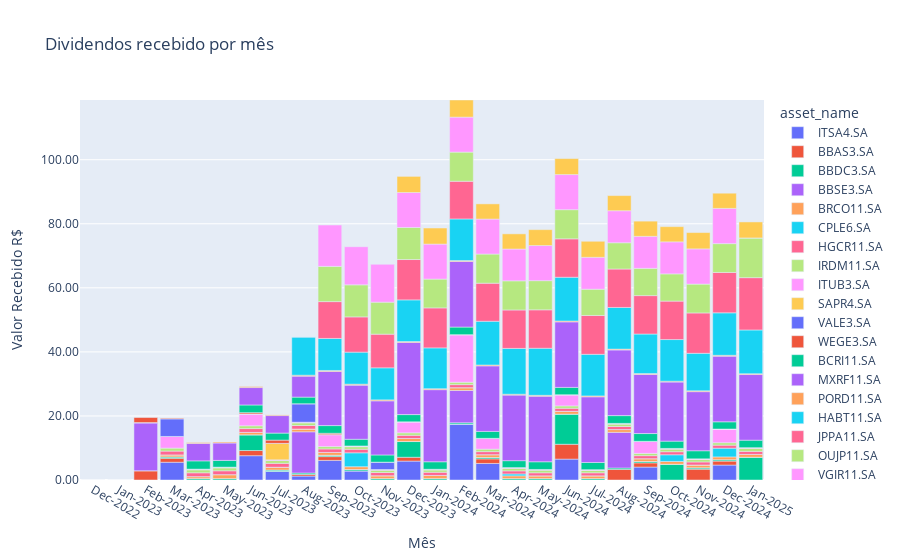

Notebook source saved alongside this figure:
### Markdown cell above
Dividendos

### Code cell
import plotly.graph_objs as go
import plotly.express as px
import pandas as pd
from datetime import datetime


## DIVIDENDOS
def create_periods_barras(qtd_periods_barras=24):
    data_hoje = datetime.now().strftime('%b-%Y')
    data_inicial = pd.to_datetime(data_hoje, format='%b-%Y')
    intervalo_datas = pd.date_range(end=data_inicial, periods=qtd_periods_barras, freq='ME')
    datas_formatadas = list(intervalo_datas.strftime('%b-%Y'))
    datas_formatadas.append(data_hoje)
    return pd.DataFrame([{'asset_name': '_',
                'mes': 0,
                'ano': 0,
                'dividends': 0,
                'mes-map': '-',
                'mes-ano':mes_ano} for mes_ano in datas_formatadas])

def plot_recebimentos_ativo_mes(df_historico_dividendos, target_receive_dividends=None, is_web=False):
    """
    Recebe: Dataframe de histórico de dividendos

    Retorna: plot com gráfico de barras dos dividendos recebidos no período
    """
    
    if isinstance(df_historico_dividendos, pd.DataFrame):

        df = df_historico_dividendos.copy()

        # Converter a coluna 'date_pagamento' para o tipo 'datetime'

        df['date'] = pd.to_datetime(df['date'])

        # Extrair o mês e o ano da coluna 'date' em duas novas colunas
        df['mes'] = df['date'].dt.month
        df['ano'] = df['date'].dt.year

        # Agregar os valores recebidos por ativo, mês e ano
        df_agregado = df.groupby(['asset_name', 'mes', 'ano'])['dividends_received_total'].sum().reset_index()

        # Mapear números de mês para os rótulos desejados
        mes_labels = {1: 'Jan', 2: 'Fev', 3: 'Mar', 4: 'Abr', 5: 'Mai', 6: 'Jun', 7: 'Jul', 8: 'Ago', 9: 'Set', 10: 'Out', 11: 'Nov', 12: 'Dez'}

        # Substituir os números de mês pelos rótulos
        df_agregado['mes-map'] = df_agregado['mes'].map(mes_labels)

        # df_agregado['mes-ano'] = df_agregado['mes-map'].astype(str) + "-" + df_agregado['ano'].astype(str)
        df_agregado['mes-ano'] = pd.to_datetime(df_agregado['ano'].astype(str) + df_agregado['mes'].astype(str), format='%Y%m')
        df_agregado['mes-ano'] = df_agregado['mes-ano'].dt.strftime('%b-%Y')

        df_agregado = pd.concat([df_agregado, create_periods_barras(qtd_periods_barras=17)], ignore_index=True)

    else:
        df_agregado = create_periods_barras(qtd_periods_barras=17)

    # Ordenar o DataFrame pela coluna 'mes' e 'ano'
    df_agregado.sort_values(by=["ano", "mes"], ascending=True, inplace=True)
    df_agregado = df_agregado[df_agregado['asset_name']!="_"]
    #df_agregado.reset_index(drop=True, inplace=True)
    # df_agregado.reset_index(drop=True, inplace=True)

    # Criar o gráfico de barras no Plotly
    
    fig = px.bar(df_agregado, x='mes-ano', y='dividends_received_total', color='asset_name',
                labels={'dividends_received_total': 'Valor Recebido R$', 'mes-ano': 'Mês'},
                title='Dividendos recebido por mês',
                category_orders={"mes-ano": df_agregado['mes-ano']}
                )
    espaco_entre_barras = 0.1
    fig.update_layout(
        bargap=espaco_entre_barras,
        yaxis_tickformat=".2f"  # Define o formato com duas casas decimais
        )

    # Adicionar linha horizontal para representar a meta
    if target_receive_dividends is not None:
        fig.add_shape(
            go.layout.Shape(
                type="line",
                x0=df_agregado['mes-ano'].iloc[0],
                x1=df_agregado['mes-ano'].iloc[-1],
                y0=target_receive_dividends,
                y1=target_receive_dividends,
                line=dict(color="red", width=2),
            )
        )
    
    
    # Adicionar rótulos de texto no topo de cada barra
    for i, row in df_agregado.groupby(['mes-ano'])['dividends_received_total'].sum().reset_index().iterrows():
        if row['dividends_received_total'] != 0:
            fig.add_annotation(
                go.layout.Annotation(
                    x=row['mes-ano'],
                    y=row['dividends_received_total'],
                    text='',  # f"R${row['recebidos']:.2f}",  # Exibe o valor com duas casas decimais
                    showarrow=False,
                    arrowhead=0,
                    ax=0,
                    ay=-30,
                    # yshift=10,
                    font=dict(size=14)
                    )
            )

    max = df_agregado.groupby(['mes-ano'])['dividends_received_total'].sum().max()
    
    fig.update_yaxes(range=[0, max])
    # fig.update_xaxes(tickangle=45)
    if is_web:
        return fig.to_html()
    
    return fig

list_asset = asset_list()
list_asset_symbol_per_id = {asset_data['symbol']:asset_data['id'] for asset_data in list_asset}
list_asset_id_per_symbol = {asset_data['id']:asset_data['symbol'] for asset_data in list_asset}
df_historico_dividendos["asset_name"] = df_historico_dividendos["asset_id"].apply(lambda x: list_asset_id_per_symbol.get(x, "Desconhecido"))
df_historico_dividendos["dividends_received_total"] = df_historico_dividendos["quantity"] * df_historico_dividendos["dividends"]

fig = plot_recebimentos_ativo_mes(df_historico_dividendos)

fig

### Figure 1 — Plotly figure (JSON) as saved in the notebook; plotly's stock layout.template omitted (floating-point values rounded to 4 significant figures; data arrays with more than 128 entries replaced by an {"elided": "..."} marker saying what was removed)
{"data": [{"alignmentgroup": "True", "hovertemplate": "asset_name=ITSA4.SA<br>Mês=%{x}<br>Valor Recebido R$=%{y}<extra></extra>", "legendgroup": "ITSA4.SA", "marker": {"color": "#636efa", "pattern": {"shape": ""}}, "name": "ITSA4.SA", "offsetgroup": "ITSA4.SA", "orientation": "v", "showlegend": true, "textposition": "auto", "type": "bar", "x": ["Dec-2022", "Jan-2023", "Feb-2023", "Mar-2023", "Apr-2023", "May-2023", "Jun-2023", "Jul-2023", "Aug-2023", "Sep-2023", "Oct-2023", "Nov-2023", "Dec-2023", "Jan-2024", "Feb-2024", "Mar-2024", "Apr-2024", "May-2024", "Jun-2024", "Jul-2024", "Aug-2024", "Sep-2024", "Oct-2024", "Nov-2024", "Dec-2024", "Jan-2025"], "xaxis": "x", "y": [0, 0, 0, 5.546, 0, 0, 7.587, 2.698, 1.238, 6.129, 2.845, 0, 5.905, 0, 17.43, 5.166, 0, 0, 6.525, 0, 0, 4.038, 0, 0, 4.67, 0], "yaxis": "y"}, {"alignmentgroup": "True", "hovertemplate": "asset_name=BBAS3.SA<br>Mês=%{x}<br>Valor Recebido R$=%{y}<extra></extra>", "legendgroup": "BBAS3.SA", "marker": {"color": "#EF553B", "pattern": {"shape": ""}}, "name": "BBAS3.SA", "offsetgroup": "BBAS3.SA", "orientation": "v", "showlegend": true, "textposition": "auto", "type": "bar", "x": ["Feb-2023", "Mar-2023", "Apr-2023", "May-2023", "Jun-2023", "Jul-2023", "Aug-2023", "Sep-2023", "Oct-2023", "Nov-2023", "Dec-2023", "Jan-2024", "Feb-2024", "Mar-2024", "Apr-2024", "May-2024", "Jun-2024", "Jul-2024", "Aug-2024", "Sep-2024", "Oct-2024", "Nov-2024", "Dec-2024", "Jan-2025"], "xaxis": "x", "y": [2.894, 1.232, 0, 0, 1.616, 0, 0.514, 1.17, 0, 0, 1.198, 0, 0, 1.435, 0, 0, 4.635, 0, 3.323, 1.306, 0, 3.383, 1.235, 0], "yaxis": "y"}, {"alignmentgroup": "True", "hovertemplate": "asset_name=BBDC3.SA<br>Mês=%{x}<br>Valor Recebido R$=%{y}<extra></extra>", "legendgroup": "BBDC3.SA", "marker": {"color": "#00cc96", "pattern": {"shape": ""}}, "name": "BBDC3.SA", "offsetgroup": "BBDC3.SA", "orientation": "v", "showlegend": true, "textposition": "auto", "type": "bar", "x": ["Feb-2023", "Mar-2023", "Apr-2023", "May-2023", "Jun-2023", "Jul-2023", "Aug-2023", "Sep-2023", "Oct-2023", "Nov-2023", "Dec-2023", "Jan-2024", "Feb-2024", "Mar-2024", "Apr-2024", "May-2024", "Jun-2024", "Jul-2024", "Aug-2024", "Sep-2024", "Oct-2024", "Nov-2024", "Dec-2024", "Jan-2025"], "xaxis": "x", "y": [0, 0.4313, 0.4313, 0.4313, 4.906, 0.4313, 0.4313, 0.4313, 0.4313, 0.4313, 4.906, 0.4313, 0.4313, 0.4313, 0.4313, 0.4313, 9.41, 0.4313, 0.4313, 0.4313, 4.921, 0.4313, 0.4313, 7.113], "yaxis": "y"}, {"alignmentgroup": "True", "hovertemplate": "asset_name=BBSE3.SA<br>Mês=%{x}<br>Valor Recebido R$=%{y}<extra></extra>", "legendgroup": "BBSE3.SA", "marker": {"color": "#ab63fa", "pattern": {"shape": ""}}, "name": "BBSE3.SA", "offsetgroup": "BBSE3.SA", "orientation": "v", "showlegend": true, "textposition": "auto", "type": "bar", "x": ["Feb-2023", "Mar-2023", "Apr-2023", "May-2023", "Jun-2023", "Jul-2023", "Aug-2023", "Sep-2023", "Oct-2023", "Nov-2023", "Dec-2023", "Jan-2024", "Feb-2024", "Mar-2024", "Apr-2024", "May-2024", "Jun-2024", "Jul-2024", "Aug-2024", "Sep-2024", "Oct-2024", "Nov-2024", "Dec-2024", "Jan-2025"], "xaxis": "x", "y": [15.03, 0, 0, 0, 0, 0, 12.86, 0, 0, 0, 0, 0, 10.09, 0, 0, 0, 0, 0, 11.13, 0, 0, 0, 0, 0], "yaxis": "y"}, {"alignmentgroup": "True", "hovertemplate": "asset_name=BRCO11.SA<br>Mês=%{x}<br>Valor Recebido R$=%{y}<extra></extra>", "legendgroup": "BRCO11.SA", "marker": {"color": "#FFA15A", "pattern": {"shape": ""}}, "name": "BRCO11.SA", "offsetgroup": "BRCO11.SA", "orientation": "v", "showlegend": true, "textposition": "auto", "type": "bar", "x": ["Feb-2023", "Mar-2023", "Apr-2023", "May-2023", "Jun-2023", "Jul-2023", "Aug-2023", "Sep-2023", "Oct-2023", "Nov-2023", "Dec-2023", "Jan-2024", "Feb-2024", "Mar-2024", "Apr-2024", "May-2024", "Jun-2024", "Jul-2024", "Aug-2024", "Sep-2024", "Oct-2024", "Nov-2024", "Dec-2024", "Jan-2025"], "xaxis": "x", "y": [0, 0.6198, 0.6198, 1.24, 0.7498, 0.8698, 0.8698, 0.8698, 0.8698, 0.8998, 0.9497, 0.9897, 0.8698, 0.8698, 0.87, 0.87, 0.87, 0.87, 0.87, 0.87, 0.87, 0.87, 0.87, 0.87], "yaxis": "y"}, {"alignmentgroup": "True", "hovertemplate": "asset_name=CPLE6.SA<br>Mês=%{x}<br>Valor Recebido R$=%{y}<extra></extra>", "legendgroup": "CPLE6.SA", "marker": {"color": "#19d3f3", "pattern": {"shape": ""}}, "name": "CPLE6.SA", "offsetgroup": "CPLE6.SA", "orientation": "v", "showlegend": true, "textposition": "auto", "type": "bar", "x": ["Feb-2023", "Mar-2023", "Apr-2023", "May-2023", "Jun-2023", "Jul-2023", "Aug-2023", "Sep-2023", "Oct-2023", "Nov-2023", "Dec-2023", "Jan-2024", "Feb-2024", "Mar-2024", "Apr-2024", "May-2024", "Jun-2024", "Jul-2024", "Aug-2024", "Sep-2024", "Oct-2024", "Nov-2024", "Dec-2024", "Jan-2025"], "xaxis": "x", "y": [0, 0, 0, 0, 0, 0, 0, 0, 4.348, 0, 0, 0, 0, 0, 0.594, 0, 0, 0, 0, 0, 2.085, 0, 2.723, 0], "yaxis": "y"}, {"alignmentgroup": "True", "hovertemplate": "asset_name=HGCR11.SA<br>Mês=%{x}<br>Valor Recebido R$=%{y}<extra></extra>", "legendgroup": "HGCR11.SA", "marker": {"color": "#FF6692", "pattern": {"shape": ""}}, "name": "HGCR11.SA", "offsetgroup": "HGCR11.SA", "orientation": "v", "showlegend": true, "textposition": "auto", "type": "bar", "x": ["Feb-2023", "Mar-2023", "Apr-2023", "May-2023", "Jun-2023", "Jul-2023", "Aug-2023", "Sep-2023", "Oct-2023", "Nov-2023", "Dec-2023", "Jan-2024", "Feb-2024", "Mar-2024", "Apr-2024", "May-2024", "Jun-2024", "Jul-2024", "Aug-2024", "Sep-2024", "Oct-2024", "Nov-2024", "Dec-2024", "Jan-2025"], "xaxis": "x", "y": [0, 1.2, 1.2, 1.2, 1.2, 1.2, 1.1, 1.1, 1.1, 1, 1, 1, 0.95, 0.95, 0.95, 0.95, 0.95, 0.95, 0.95, 0.95, 0.95, 0.95, 0.95, 0.95], "yaxis": "y"}, {"alignmentgroup": "True", "hovertemplate": "asset_name=IRDM11.SA<br>Mês=%{x}<br>Valor Recebido R$=%{y}<extra></extra>", "legendgroup": "IRDM11.SA", "marker": {"color": "#B6E880", "pattern": {"shape": ""}}, "name": "IRDM11.SA", "offsetgroup": "IRDM11.SA", "orientation": "v", "showlegend": true, "textposition": "auto", "type": "bar", "x": ["Feb-2023", "Mar-2023", "Apr-2023", "May-2023", "Jun-2023", "Jul-2023", "Aug-2023", "Sep-2023", "Oct-2023", "Nov-2023", "Dec-2023", "Jan-2024", "Feb-2024", "Mar-2024", "Apr-2024", "May-2024", "Jun-2024", "Jul-2024", "Aug-2024", "Sep-2024", "Oct-2024", "Nov-2024", "Dec-2024", "Jan-2025"], "xaxis": "x", "y": [0, 0.9278, 0.9112, 0.9127, 0.8675, 0.8749, 0.8087, 0.7398, 0.8007, 0.7121, 0.77, 0.7, 0.75, 0.78, 0.8, 0.81, 0.74, 0.74, 0.74, 0.7, 0.8, 0.75, 0.77, 0.93], "yaxis": "y"}, {"alignmentgroup": "True", "hovertemplate": "asset_name=ITUB3.SA<br>Mês=%{x}<br>Valor Recebido R$=%{y}<extra></extra>", "legendgroup": "ITUB3.SA", "marker": {"color": "#FF97FF", "pattern": {"shape": ""}}, "name": "ITUB3.SA", "offsetgroup": "ITUB3.SA", "orientation": "v", "showlegend": true, "textposition": "auto", "type": "bar", "x": ["Feb-2023", "Mar-2023", "Apr-2023", "May-2023", "Jun-2023", "Jul-2023", "Aug-2023", "Sep-2023", "Oct-2023", "Nov-2023", "Dec-2023", "Jan-2024", "Feb-2024", "Mar-2024", "Apr-2024", "May-2024", "Jun-2024", "Jul-2024", "Aug-2024", "Sep-2024", "Oct-2024", "Nov-2024", "Dec-2024", "Jan-2025"], "xaxis": "x", "y": [0, 3.635, 0.2294, 0.2294, 3.691, 0.2294, 0.2294, 3.73, 0.2294, 0.2294, 3.444, 0.2294, 14.86, 3.373, 0.2294, 0.2294, 3.492, 0.2294, 0.2294, 3.778, 0.2294, 0.2294, 4.267, 0.2294], "yaxis": "y"}, {"alignmentgroup": "True", "hovertemplate": "asset_name=SAPR4.SA<br>Mês=%{x}<br>Valor Recebido R$=%{y}<extra></extra>", "legendgroup": "SAPR4.SA", "marker": {"color": "#FECB52", "pattern": {"shape": ""}}, "name": "SAPR4.SA", "offsetgroup": "SAPR4.SA", "orientation": "v", "showlegend": true, "textposition": "auto", "type": "bar", "x": ["Feb-2023", "Mar-2023", "Apr-2023", "May-2023", "Jun-2023", "Jul-2023", "Aug-2023", "Sep-2023", "Oct-2023", "Nov-2023", "Dec-2023", "Jan-2024", "Feb-2024", "Mar-2024", "Apr-2024", "May-2024", "Jun-2024", "Jul-2024", "Aug-2024", "Sep-2024", "Oct-2024", "Nov-2024", "Dec-2024", "Jan-2025"], "xaxis": "x", "y": [0, 0, 0, 0, 0, 5.137, 0, 0, 0, 0, 0, 0, 0, 0, 0, 0, 0, 0, 0, 0, 0, 0, 0, 0], "yaxis": "y"}, {"alignmentgroup": "True", "hovertemplate": "asset_name=VALE3.SA<br>Mês=%{x}<br>Valor Recebido R$=%{y}<extra></extra>", "legendgroup": "VALE3.SA", "marker": {"color": "#636efa", "pattern": {"shape": ""}}, "name": "VALE3.SA", "offsetgroup": "VALE3.SA", "orientation": "v", "showlegend": true, "textposition": "auto", "type": "bar", "x": ["Feb-2023", "Mar-2023", "Apr-2023", "May-2023", "Jun-2023", "Jul-2023", "Aug-2023", "Sep-2023", "Oct-2023", "Nov-2023", "Dec-2023", "Jan-2024", "Feb-2024", "Mar-2024", "Apr-2024", "May-2024", "Jun-2024", "Jul-2024", "Aug-2024", "Sep-2024", "Oct-2024", "Nov-2024", "Dec-2024", "Jan-2025"], "xaxis": "x", "y": [0, 5.483, 0, 0, 0, 0, 5.755, 0, 0, 2.297, 0, 0, 0, 0, 0, 0, 0, 0, 0, 0, 0, 0, 0, 0], "yaxis": "y"}, {"alignmentgroup": "True", "hovertemplate": "asset_name=WEGE3.SA<br>Mês=%{x}<br>Valor Recebido R$=%{y}<extra></extra>", "legendgroup": "WEGE3.SA", "marker": {"color": "#EF553B", "pattern": {"shape": ""}}, "name": "WEGE3.SA", "offsetgroup": "WEGE3.SA", "orientation": "v", "showlegend": true, "textposition": "auto", "type": "bar", "x": ["Feb-2023", "Mar-2023", "Apr-2023", "May-2023", "Jun-2023", "Jul-2023", "Aug-2023", "Sep-2023", "Oct-2023", "Nov-2023", "Dec-2023", "Jan-2024", "Feb-2024", "Mar-2024", "Apr-2024", "May-2024", "Jun-2024", "Jul-2024", "Aug-2024", "Sep-2024", "Oct-2024", "Nov-2024", "Dec-2024", "Jan-2025"], "xaxis": "x", "y": [1.584, 0.3726, 0, 0, 0.4081, 1.016, 0, 0.4188, 0, 0, 0, 0, 0, 0, 0, 0, 0, 0, 0, 0, 0, 0, 0, 0], "yaxis": "y"}, {"alignmentgroup": "True", "hovertemplate": "asset_name=BCRI11.SA<br>Mês=%{x}<br>Valor Recebido R$=%{y}<extra></extra>", "legendgroup": "BCRI11.SA", "marker": {"color": "#00cc96", "pattern": {"shape": ""}}, "name": "BCRI11.SA", "offsetgroup": "BCRI11.SA", "orientation": "v", "showlegend": true, "textposition": "auto", "type": "bar", "x": ["Mar-2023", "Apr-2023", "May-2023", "Jun-2023", "Jul-2023", "Aug-2023", "Sep-2023", "Oct-2023", "Nov-2023", "Dec-2023", "Jan-2024", "Feb-2024", "Mar-2024", "Apr-2024", "May-2024", "Jun-2024", "Jul-2024", "Aug-2024", "Sep-2024", "Oct-2024", "Nov-2024", "Dec-2024", "Jan-2025"], "xaxis": "x", "y": [0, 2.58, 2.1, 2.4, 2.19, 2.07, 2.4, 2.1, 2.25, 2.25, 2.34, 2.37, 2.16, 2.16, 2.4, 2.28, 2.25, 2.43, 2.43, 2.28, 2.52, 2.25, 2.34], "yaxis": "y"}, {"alignmentgroup": "True", "hovertemplate": "asset_name=MXRF11.SA<br>Mês=%{x}<br>Valor Recebido R$=%{y}<extra></extra>", "legendgroup": "MXRF11.SA", "marker": {"color": "#ab63fa", "pattern": {"shape": ""}}, "name": "MXRF11.SA", "offsetgroup": "MXRF11.SA", "orientation": "v", "showlegend": true, "textposition": "auto", "type": "bar", "x": ["Mar-2023", "Apr-2023", "May-2023", "Jun-2023", "Jul-2023", "Aug-2023", "Sep-2023", "Oct-2023", "Nov-2023", "Dec-2023", "Jan-2024", "Feb-2024", "Mar-2024", "Apr-2024", "May-2024", "Jun-2024", "Jul-2024", "Aug-2024", "Sep-2024", "Oct-2024", "Nov-2024", "Dec-2024", "Jan-2025"], "xaxis": "x", "y": [0, 5.435, 5.435, 5.435, 5.47, 6.54, 16.89, 16.89, 16.89, 22.51, 22.51, 20.47, 20.47, 20.47, 20.47, 20.47, 20.5, 20.5, 18.45, 18.45, 18.45, 20.5, 20.5], "yaxis": "y"}, {"alignmentgroup": "True", "hovertemplate": "asset_name=PORD11.SA<br>Mês=%{x}<br>Valor Recebido R$=%{y}<extra></extra>", "legendgroup": "PORD11.SA", "marker": {"color": "#FFA15A", "pattern": {"shape": ""}}, "name": "PORD11.SA", "offsetgroup": "PORD11.SA", "orientation": "v", "showlegend": true, "textposition": "auto", "type": "bar", "x": ["Mar-2023", "Apr-2023", "May-2023", "Jun-2023", "Jul-2023", "Aug-2023", "Sep-2023", "Oct-2023", "Nov-2023", "Dec-2023", "Jan-2024", "Feb-2024", "Mar-2024", "Apr-2024", "May-2024", "Jun-2024", "Jul-2024", "Aug-2024", "Sep-2024", "Oct-2024", "Nov-2024", "Dec-2024", "Jan-2025"], "xaxis": "x", "y": [0, 0.3, 0.3, 0.315, 0.324, 0.3, 0.309, 0.3, 0.309, 0.294, 0.303, 0.297, 0.279, 0.279, 0.282, 0.273, 0.273, 0.267, 0.267, 0.267, 0.273, 0.267, 0.267], "yaxis": "y"}, {"alignmentgroup": "True", "hovertemplate": "asset_name=HABT11.SA<br>Mês=%{x}<br>Valor Recebido R$=%{y}<extra></extra>", "legendgroup": "HABT11.SA", "marker": {"color": "#19d3f3", "pattern": {"shape": ""}}, "name": "HABT11.SA", "offsetgroup": "HABT11.SA", "orientation": "v", "showlegend": true, "textposition": "auto", "type": "bar", "x": ["Jul-2023", "Aug-2023", "Sep-2023", "Oct-2023", "Nov-2023", "Dec-2023", "Jan-2024", "Feb-2024", "Mar-2024", "Apr-2024", "May-2024", "Jun-2024", "Jul-2024", "Aug-2024", "Sep-2024", "Oct-2024", "Nov-2024", "Dec-2024", "Jan-2025"], "xaxis": "x", "y": [0, 12, 10, 10, 10, 13, 12.74, 13, 13.65, 14.3, 14.69, 13.65, 13, 13, 12.35, 13, 11.7, 13.26, 13.65], "yaxis": "y"}, {"alignmentgroup": "True", "hovertemplate": "asset_name=JPPA11.SA<br>Mês=%{x}<br>Valor Recebido R$=%{y}<extra></extra>", "legendgroup": "JPPA11.SA", "marker": {"color": "#FF6692", "pattern": {"shape": ""}}, "name": "JPPA11.SA", "offsetgroup": "JPPA11.SA", "orientation": "v", "showlegend": true, "textposition": "auto", "type": "bar", "x": ["Aug-2023", "Sep-2023", "Oct-2023", "Nov-2023", "Dec-2023", "Jan-2024", "Feb-2024", "Mar-2024", "Apr-2024", "May-2024", "Jun-2024", "Jul-2024", "Aug-2024", "Sep-2024", "Oct-2024", "Nov-2024", "Dec-2024", "Jan-2025"], "xaxis": "x", "y": [0, 11.5, 11, 10.5, 12.6, 12.48, 11.76, 11.88, 12, 12, 12, 12.12, 12, 12, 12, 12.6, 12.6, 16.32], "yaxis": "y"}, {"alignmentgroup": "True", "hovertemplate": "asset_name=OUJP11.SA<br>Mês=%{x}<br>Valor Recebido R$=%{y}<extra></extra>", "legendgroup": "OUJP11.SA", "marker": {"color": "#B6E880", "pattern": {"shape": ""}}, "name": "OUJP11.SA", "offsetgroup": "OUJP11.SA", "orientation": "v", "showlegend": true, "textposition": "auto", "type": "bar", "x": ["Aug-2023", "Sep-2023", "Oct-2023", "Nov-2023", "Dec-2023", "Jan-2024", "Feb-2024", "Mar-2024", "Apr-2024", "May-2024", "Jun-2024", "Jul-2024", "Aug-2024", "Sep-2024", "Oct-2024", "Nov-2024", "Dec-2024", "Jan-2025"], "xaxis": "x", "y": [0, 11, 10, 10, 10, 9, 9.1, 9.1, 9.1, 9.1, 9.1, 8.2, 8.2, 8.5, 8.5, 9, 9, 12.4], "yaxis": "y"}, {"alignmentgroup": "True", "hovertemplate": "asset_name=VGIR11.SA<br>Mês=%{x}<br>Valor Recebido R$=%{y}<extra></extra>", "legendgroup": "VGIR11.SA", "marker": {"color": "#FF97FF", "pattern": {"shape": ""}}, "name": "VGIR11.SA", "offsetgroup": "VGIR11.SA", "orientation": "v", "showlegend": true, "textposition": "auto", "type": "bar", "x": ["Aug-2023", "Sep-2023", "Oct-2023", "Nov-2023", "Dec-2023", "Jan-2024", "Feb-2024", "Mar-2024", "Apr-2024", "May-2024", "Jun-2024", "Jul-2024", "Aug-2024", "Sep-2024", "Oct-2024", "Nov-2024", "Dec-2024", "Jan-2025"], "xaxis": "x", "y": [0, 12.91, 11.92, 11.92, 10.92, 10.92, 10.92, 10.92, 9.93, 10.96, 10.96, 9.965, 10, 10, 10, 11, 11, 0], "yaxis": "y"}, {"alignmentgroup": "True", "hovertemplate": "asset_name=KNCR11.SA<br>Mês=%{x}<br>Valor Recebido R$=%{y}<extra></extra>", "legendgroup": "KNCR11.SA", "marker": {"color": "#FECB52", "pattern": {"shape": ""}}, "name": "KNCR11.SA", "offsetgroup": "KNCR11.SA", "orientation": "v", "showlegend": true, "textposition": "auto", "type": "bar", "x": ["Nov-2023", "Dec-2023", "Jan-2024", "Feb-2024", "Mar-2024", "Apr-2024", "May-2024", "Jun-2024", "Jul-2024", "Aug-2024", "Sep-2024", "Oct-2024", "Nov-2024", "Dec-2024", "Jan-2025"], "xaxis": "x", "y": [0, 5.035, 5.016, 5.341, 4.742, 4.736, 4.966, 4.994, 5, 4.726, 4.744, 4.744, 5.1, 4.75, 5], "yaxis": "y"}], "layout": {"annotations": [{"arrowhead": 0, "ax": 0, "ay": -30, "font": {"size": 14}, "showarrow": false, "text": "", "x": "Apr-2023", "y": 11.71}, {"arrowhead": 0, "ax": 0, "ay": -30, "font": {"size": 14}, "showarrow": false, "text": "", "x": "Apr-2024", "y": 76.85}, {"arrowhead": 0, "ax": 0, "ay": -30, "font": {"size": 14}, "showarrow": false, "text": "", "x": "Aug-2023", "y": 44.72}, {"arrowhead": 0, "ax": 0, "ay": -30, "font": {"size": 14}, "showarrow": false, "text": "", "x": "Aug-2024", "y": 88.79}, {"arrowhead": 0, "ax": 0, "ay": -30, "font": {"size": 14}, "showarrow": false, "text": "", "x": "Dec-2023", "y": 94.79}, {"arrowhead": 0, "ax": 0, "ay": -30, "font": {"size": 14}, "showarrow": false, "text": "", "x": "Dec-2024", "y": 89.54}, {"arrowhead": 0, "ax": 0, "ay": -30, "font": {"size": 14}, "showarrow": false, "text": "", "x": "Feb-2023", "y": 19.51}, {"arrowhead": 0, "ax": 0, "ay": -30, "font": {"size": 14}, "showarrow": false, "text": "", "x": "Feb-2024", "y": 118.6}, {"arrowhead": 0, "ax": 0, "ay": -30, "font": {"size": 14}, "showarrow": false, "text": "", "x": "Jan-2024", "y": 78.67}, {"arrowhead": 0, "ax": 0, "ay": -30, "font": {"size": 14}, "showarrow": false, "text": "", "x": "Jan-2025", "y": 80.57}, {"arrowhead": 0, "ax": 0, "ay": -30, "font": {"size": 14}, "showarrow": false, "text": "", "x": "Jul-2023", "y": 20.44}, {"arrowhead": 0, "ax": 0, "ay": -30, "font": {"size": 14}, "showarrow": false, "text": "", "x": "Jul-2024", "y": 74.53}, {"arrowhead": 0, "ax": 0, "ay": -30, "font": {"size": 14}, "showarrow": false, "text": "", "x": "Jun-2023", "y": 29.18}, {"arrowhead": 0, "ax": 0, "ay": -30, "font": {"size": 14}, "showarrow": false, "text": "", "x": "Jun-2024", "y": 100.3}, {"arrowhead": 0, "ax": 0, "ay": -30, "font": {"size": 14}, "showarrow": false, "text": "", "x": "Mar-2023", "y": 19.45}, {"arrowhead": 0, "ax": 0, "ay": -30, "font": {"size": 14}, "showarrow": false, "text": "", "x": "Mar-2024", "y": 86.21}, {"arrowhead": 0, "ax": 0, "ay": -30, "font": {"size": 14}, "showarrow": false, "text": "", "x": "May-2023", "y": 11.85}, {"arrowhead": 0, "ax": 0, "ay": -30, "font": {"size": 14}, "showarrow": false, "text": "", "x": "May-2024", "y": 78.16}, {"arrowhead": 0, "ax": 0, "ay": -30, "font": {"size": 14}, "showarrow": false, "text": "", "x": "Nov-2023", "y": 67.44}, {"arrowhead": 0, "ax": 0, "ay": -30, "font": {"size": 14}, "showarrow": false, "text": "", "x": "Nov-2024", "y": 77.26}, {"arrowhead": 0, "ax": 0, "ay": -30, "font": {"size": 14}, "showarrow": false, "text": "", "x": "Oct-2023", "y": 72.83}, {"arrowhead": 0, "ax": 0, "ay": -30, "font": {"size": 14}, "showarrow": false, "text": "", "x": "Oct-2024", "y": 79.1}, {"arrowhead": 0, "ax": 0, "ay": -30, "font": {"size": 14}, "showarrow": false, "text": "", "x": "Sep-2023", "y": 79.6}, {"arrowhead": 0, "ax": 0, "ay": -30, "font": {"size": 14}, "showarrow": false, "text": "", "x": "Sep-2024", "y": 80.81}], "bargap": 0.1, "barmode": "relative", "legend": {"title": {"text": "asset_name"}, "tracegroupgap": 0}, "title": {"text": "Dividendos recebido por mês"}, "xaxis": {"anchor": "y", "categoryarray": {"elided": "447 str values"}, "categoryorder": "array", "domain": [0, 1], "title": {"text": "Mês"}}, "yaxis": {"anchor": "x", "domain": [0, 1], "range": [0, 118.6], "tickformat": ".2f", "title": {"text": "Valor Recebido R$"}}}}
